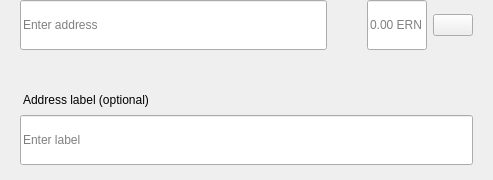
<?xml version="1.0" encoding="UTF-8"?>
<ui version="4.0">
 <class>SendMultiRow</class>
 <widget class="QWidget" name="SendMultiRow">
  <property name="geometry">
   <rect>
    <x>0</x>
    <y>0</y>
    <width>493</width>
    <height>180</height>
   </rect>
  </property>
  <property name="minimumSize">
   <size>
    <width>0</width>
    <height>0</height>
   </size>
  </property>
  <property name="maximumSize">
   <size>
    <width>16777215</width>
    <height>16777215</height>
   </size>
  </property>
  <property name="windowTitle">
   <string>Form</string>
  </property>
  <layout class="QVBoxLayout" name="verticalLayout_3">
   <property name="spacing">
    <number>0</number>
   </property>
   <property name="leftMargin">
    <number>0</number>
   </property>
   <property name="topMargin">
    <number>0</number>
   </property>
   <property name="rightMargin">
    <number>20</number>
   </property>
   <property name="bottomMargin">
    <number>5</number>
   </property>
   <item alignment="Qt::AlignTop">
    <widget class="QWidget" name="widget" native="true">
     <property name="sizePolicy">
      <sizepolicy hsizetype="Expanding" vsizetype="Maximum">
       <horstretch>0</horstretch>
       <verstretch>0</verstretch>
      </sizepolicy>
     </property>
     <property name="minimumSize">
      <size>
       <width>0</width>
       <height>60</height>
      </size>
     </property>
     <property name="maximumSize">
      <size>
       <width>16777215</width>
       <height>85</height>
      </size>
     </property>
     <layout class="QHBoxLayout" name="horizontalLayout" stretch="6,0,2">
      <property name="spacing">
       <number>0</number>
      </property>
      <property name="leftMargin">
       <number>8</number>
      </property>
      <property name="topMargin">
       <number>0</number>
      </property>
      <property name="rightMargin">
       <number>0</number>
      </property>
      <property name="bottomMargin">
       <number>0</number>
      </property>
      <item alignment="Qt::AlignTop">
       <widget class="QStackedWidget" name="stackedAddress">
        <property name="minimumSize">
         <size>
          <width>0</width>
          <height>50</height>
         </size>
        </property>
        <property name="maximumSize">
         <size>
          <width>16777215</width>
          <height>50</height>
         </size>
        </property>
        <widget class="QWidget" name="page_4">
         <property name="sizePolicy">
          <sizepolicy hsizetype="Expanding" vsizetype="Preferred">
           <horstretch>0</horstretch>
           <verstretch>0</verstretch>
          </sizepolicy>
         </property>
         <property name="minimumSize">
          <size>
           <width>0</width>
           <height>50</height>
          </size>
         </property>
         <property name="maximumSize">
          <size>
           <width>16777215</width>
           <height>55</height>
          </size>
         </property>
         <layout class="QVBoxLayout" name="verticalLayout_7">
          <property name="spacing">
           <number>0</number>
          </property>
          <property name="leftMargin">
           <number>12</number>
          </property>
          <property name="topMargin">
           <number>0</number>
          </property>
          <property name="rightMargin">
           <number>0</number>
          </property>
          <property name="bottomMargin">
           <number>0</number>
          </property>
          <item>
           <widget class="QLineEdit" name="lineEditAddress">
            <property name="minimumSize">
             <size>
              <width>0</width>
              <height>50</height>
             </size>
            </property>
            <property name="maximumSize">
             <size>
              <width>16777215</width>
              <height>50</height>
             </size>
            </property>
            <property name="placeholderText">
             <string>Enter address</string>
            </property>
           </widget>
          </item>
         </layout>
        </widget>
        <widget class="QWidget" name="page_3"/>
       </widget>
      </item>
      <item>
       <spacer name="horizontalSpacer_3">
        <property name="orientation">
         <enum>Qt::Horizontal</enum>
        </property>
        <property name="sizeType">
         <enum>QSizePolicy::Fixed</enum>
        </property>
        <property name="sizeHint" stdset="0">
         <size>
          <width>40</width>
          <height>20</height>
         </size>
        </property>
       </spacer>
      </item>
      <item>
       <layout class="QHBoxLayout" name="horizontalLayout_2">
        <property name="spacing">
         <number>6</number>
        </property>
        <item alignment="Qt::AlignTop">
         <widget class="QLineEdit" name="lineEditAmount">
          <property name="sizePolicy">
           <sizepolicy hsizetype="Expanding" vsizetype="Preferred">
            <horstretch>0</horstretch>
            <verstretch>0</verstretch>
           </sizepolicy>
          </property>
          <property name="minimumSize">
           <size>
            <width>0</width>
            <height>50</height>
           </size>
          </property>
          <property name="maximumSize">
           <size>
            <width>16777215</width>
            <height>50</height>
           </size>
          </property>
          <property name="maxLength">
           <number>17</number>
          </property>
          <property name="alignment">
           <set>Qt::AlignLeading|Qt::AlignLeft|Qt::AlignVCenter</set>
          </property>
          <property name="placeholderText">
           <string notr="true">0.00 ERN</string>
          </property>
         </widget>
        </item>
        <item>
         <layout class="QVBoxLayout" name="verticalLayout">
          <property name="topMargin">
           <number>14</number>
          </property>
          <property name="bottomMargin">
           <number>0</number>
          </property>
          <item alignment="Qt::AlignTop">
           <widget class="QPushButton" name="btnMenu">
            <property name="minimumSize">
             <size>
              <width>0</width>
              <height>0</height>
             </size>
            </property>
            <property name="maximumSize">
             <size>
              <width>16777215</width>
              <height>16777215</height>
             </size>
            </property>
            <property name="focusPolicy">
             <enum>Qt::NoFocus</enum>
            </property>
            <property name="text">
             <string/>
            </property>
           </widget>
          </item>
         </layout>
        </item>
       </layout>
      </item>
     </layout>
    </widget>
   </item>
   <item>
    <widget class="QWidget" name="layoutLabel" native="true">
     <property name="minimumSize">
      <size>
       <width>0</width>
       <height>0</height>
      </size>
     </property>
     <property name="maximumSize">
      <size>
       <width>16777215</width>
       <height>16777215</height>
      </size>
     </property>
     <layout class="QVBoxLayout" name="verticalLayout_9">
      <property name="spacing">
       <number>6</number>
      </property>
      <property name="leftMargin">
       <number>20</number>
      </property>
      <property name="topMargin">
       <number>0</number>
      </property>
      <property name="rightMargin">
       <number>0</number>
      </property>
      <property name="bottomMargin">
       <number>10</number>
      </property>
      <item>
       <spacer name="verticalSpacer">
        <property name="orientation">
         <enum>Qt::Vertical</enum>
        </property>
        <property name="sizeType">
         <enum>QSizePolicy::Fixed</enum>
        </property>
        <property name="sizeHint" stdset="0">
         <size>
          <width>20</width>
          <height>20</height>
         </size>
        </property>
       </spacer>
      </item>
      <item>
       <widget class="QLabel" name="labelSubtitleDescription">
        <property name="styleSheet">
         <string notr="true">margin-bottom:2px;
margin-left:0.05px;
padding:0px;</string>
        </property>
        <property name="text">
         <string>Address label (optional)</string>
        </property>
       </widget>
      </item>
      <item>
       <widget class="QLineEdit" name="lineEditDescription">
        <property name="minimumSize">
         <size>
          <width>0</width>
          <height>50</height>
         </size>
        </property>
        <property name="maximumSize">
         <size>
          <width>16777215</width>
          <height>50</height>
         </size>
        </property>
        <property name="placeholderText">
         <string>Enter label</string>
        </property>
       </widget>
      </item>
     </layout>
    </widget>
   </item>
  </layout>
 </widget>
 <resources/>
 <connections/>
</ui>
